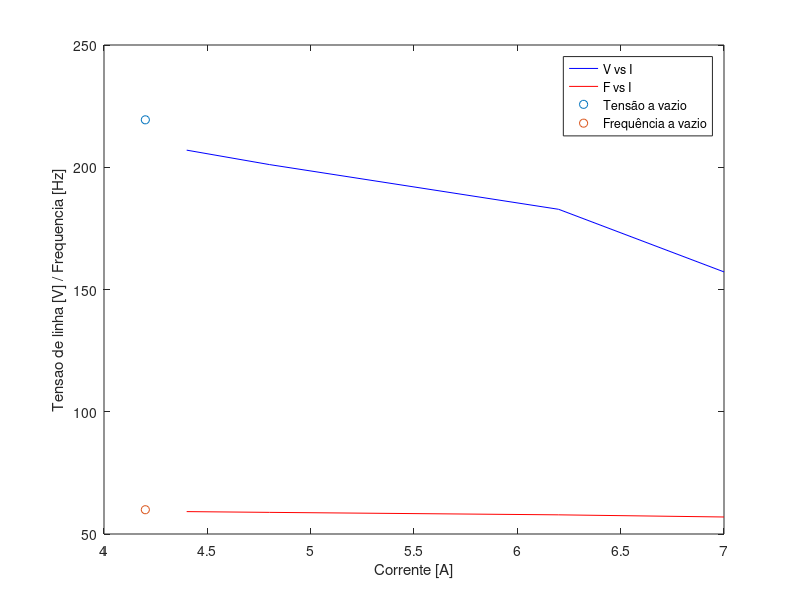

The MATLAB source for this figure:
% Nomes: 
%         Lucas Guimarães Braga   RA: 182543
%         Lucas Zenichi Terada    RA: 182775
%         Nícolas F. R. A. Prado  RA: 185142
%         Thiago H. C. da Cruz    RA: 187576

%curvas de regulação

V1 = [207 201.1 182.8 157.2];


I1 = [4.4 4.8 6.2 7.0];


f1 = [59.16 58.85 57.84 56.96 ];

V_vazio = [219.4];
I_vazio = [4.2];
f_vazio = [59.93];

plot(I1,V1,'b')
hold on
plot(I1,f1,'r')
hold on
scatter(I_vazio,V_vazio)
hold on
scatter(I_vazio,f_vazio)
legend('V vs I', 'F vs I', 'Tensão a vazio', 'Frequência a vazio')
xlabel('Corrente [A]')
ylabel('Tensao de linha [V] / Frequencia [Hz]')